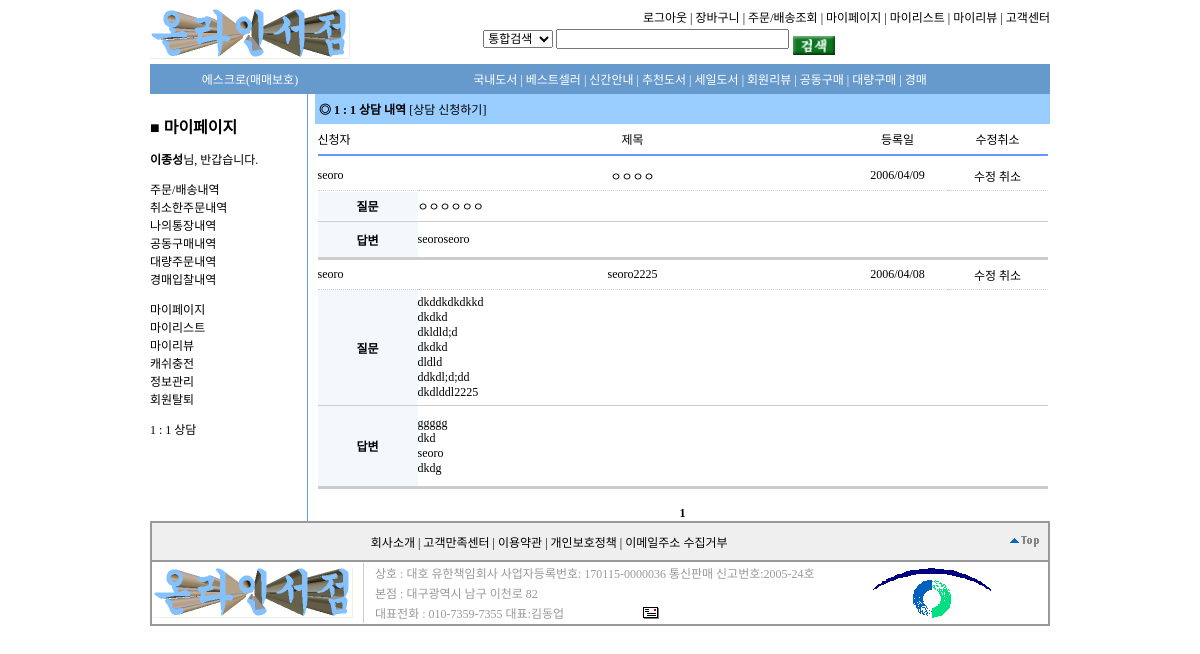
Page /ConsultList.php (signed in) on the committed database.
### tables this page shows
CREATE TABLE `consult` (
  `id` int(11) NOT NULL auto_increment,
  `reply` int(11) NOT NULL default '0',
  `memberid` varchar(20) NOT NULL default '',
  `title` varchar(100) NOT NULL default '',
  `content` text,
  `rdate` int(11) NOT NULL default '0',
  PRIMARY KEY  (`id`)
);

### config/config.php (called while the page is built, shortened)
<?php
$limit50          = 50;
?>

### ConsultList.php (the view, shortened to what this page needs)
<?php
include "top.php";
include "MyPageLeft.php";
include "config/config.php";
if(!isset($_SESSION['my_member_id'])){$my_member_id ="";} else {$my_member_id = $_SESSION['my_member_id'];}
if(!isset($_REQUEST['fromnum'])){$fromnum =0;} else {$fromnum = $_REQUEST['fromnum'];}
if(!isset($_REQUEST['page'])){$page  =1;} else {$page  = $_REQUEST['page'];}
if($my_member_id){
?>
<table align="center" border="0" cellspacing="0" cellpadding="1" width="735" bordercolordark="white" bordercolorlight="#0072D1">
    <tr>
        <td width="230" height="30" bgcolor="#99CCFF">
            <p>&nbsp;<b>◎ 1 : 1 상담 내역</b> <a href="ConsultWrite.php">[상담 신청하기]</a></p>
        </td>
        <td align="right" width="500" height="30" bgcolor="#99CCFF">
            <p>&nbsp;</p>
        </td>
    </tr>
</table>
<table align="center" border="0" cellpadding="0" cellspacing="0" width="730">
<tr>
<td width="100" height="30" align="left">신청자</td>
<td width="430" height="30" align="center">제목</td>
<td width="100" height="30" align="center">등록일</td>
<td width="100" height="30" align="center">수정취소</td>
</tr>
<tr><td colspan="4" height="2" bgcolor="#6699FF"></td></tr>
<tr><td colspan="4" height="5"></td></tr>
<?php
if($fromnum == 0 ) $fromnum = 0;
$queryorder=mysqli_query($link,"select * from consult where reply='0' && memberid='$my_member_id' order by rdate desc limit $fromnum,$limit50");
$countall=mysqli_num_rows($queryorder);
$totalpage = ceil($countall / $limit50);
if($countall < 1){
echo "<tr><td colspan=7 height=5>".$my_name. "님의 상담 신청 내역이 없습니다.</td></tr>";
} else {
while($roworder=mysqli_fetch_array($queryorder))
{
?>
<tr>
<td width="100" height="30" style="border-bottom-width:1; border-bottom-color:CFCADF; border-bottom-style:dotted;"><?php echo $roworder['memberid']; ?></td>
<td width="430" height="30" align="center" style="border-bottom-width:1; border-bottom-color:CFCADF; border-bottom-style:dotted;"><?php echo $roworder['title']; ?></td>
<td width="100" height="30" align="center" style="border-bottom-width:1; border-bottom-color:CFCADF; border-bottom-style:dotted;">
<?php
$ordertime=$roworder['rdate'];
$orderyear = date('Y',$ordertime);
$ordermonth = date('m',$ordertime);
$orderday = date('d',$ordertime);
echo $orderyear."/".$ordermonth."/".$orderday;
?>
</td>
<td width="100" height="30" align="center" style="border-bottom-width:1; border-bottom-color:CFCADF; border-bottom-style:dotted;">
<a href=ConsultModify.php?modifyid=<?php echo $roworder['id']?>&mod=consutmodify>수정</a>
<a href=<?php echo $_SERVER['SCRIPT_NAME']?>?delid=<?php echo $roworder['id']?>&mod=consutdel>취소</a>
</td>
</tr>
<tr>
<td colspan="4" width="730" height="30">
<table align="center" border="0" cellpadding="0" cellspacing="0" width="730">
<tr>
<td width="100" align="center" class="bgc_table2"><b>질문</b></td>
<td width="630">
<span style=font-size:3pt;>&nbsp;</span><br>
<?php echo nl2br($roworder['content']); ?>
<br><span style=font-size:3pt;>&nbsp;</span>
</td>
</tr>
</table>
</td>
</tr>
<tr><td colspan="4" height="1" bgcolor="#CCCCCC"></td></tr>
<tr>
<td colspan="4" width="730" height="30">
<table align="center" border="0" cellpadding="0" cellspacing="0" width="730">
<tr>
<td width="100" align="center" class="bgc_table2"><b>답변</b></td>
<td width="630">
<span style=font-size:3pt;>&nbsp;</span><br>
<?php
$querycs=mysqli_query($link,"select * from consult where reply='$roworder[id]' order by id desc");
$countcs=mysqli_num_rows($querycs);
if($countcs > 0){
while($rowcs=mysqli_fetch_array($querycs)){
?>
<span style=font-size:3pt;>&nbsp;</span><br>
<?php echo nl2br($rowcs['content']); ?>
<br><span style=font-size:3pt;>&nbsp;</span>
<?php
}
}else{
echo "신청 중입니다.<br>관리자가 답변을 하는 동안 기다려 주시기 바랍니다.<br>답변은 24시간 이내에 이루어집니다.";
}
?>
<br><span style=font-size:3pt;>&nbsp;</span>
</td>
</tr>
</table>
</td>
</tr>
<tr><td colspan="4" height="3" bgcolor="#CCCCCC"></td></tr>
<?php
}
}
?>
<tr><td colspan="4" height="5"></td></tr>
</table>
<p>
<center><?php echo pagenavigate($page, $totalpage, $_SERVER['SCRIPT_NAME'])?></center>
<?php
}else{
include "link_login.php";
}
include "bottom.php";
?>

### css/stylesheet.css (style rules this page uses)
body, p, td, input, select, textarea { font-size:9pt; }
A:link { text-decoration: none; color:#000000; }
.bgc_table2 { background-color:#F3F8FD; }

### rows in the picture
consult: memberid "seoro", title "ㅇㅇㅇㅇ", rdate "2006", rdate "04", rdate "09", content "ㅇㅇㅇㅇㅇㅇ"
consult: content "seoroseoro"
consult: memberid "seoro", title "seoro2225", rdate "2006", rdate "04", rdate "08", content "dkddkdkdkkd dkdkd dkldld;d dkdkd dldld ddkdl;d;dd dkdlddl2225"
consult: content "ggggg dkd seoro dkdg"

### other values in the picture
$my_name "이종성"
